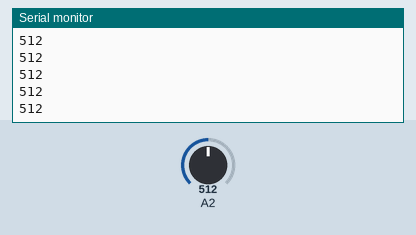
The sketch below on a simulated Arduino Uno, built with avr-gcc and run on an emulated ATmega328P. Shown: the last lines printed to the serial monitor. The inputs (shaded band) are chosen by the test bench; at power-on: A2 = 512.

Above: at 1.2 s.
1.3 s: A2 set to 716
At 1.8 s:
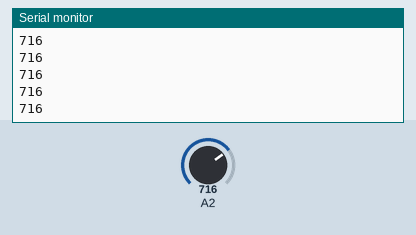
2.8 s: A2 set to 900
At 3.4 s:
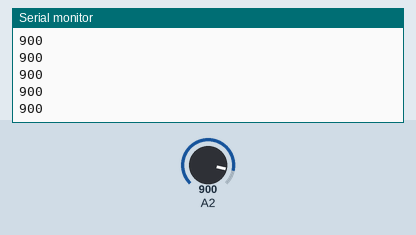
Timing chart, 0 to 5.8 s (numbered marks = the images above; inputs shaded):
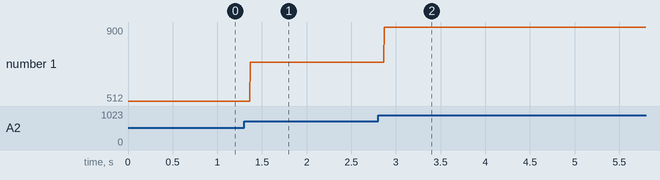

The sketch:

IR_test_analog.ino
```cpp
#define IR1 A0
// #define IR2 3
// #define IR3 4
// #define IR4 5
// #define IR5 6
// #define IR6 7
// #define IR7 8
// #define IR8 9

void setup() {
  pinMode(IR1, INPUT);
  // pinMode(IR2, INPUT);
  // pinMode(IR3, INPUT);
  // pinMode(IR4, INPUT);
  // pinMode(IR5, INPUT);
  // pinMode(IR6, INPUT);
  // pinMode(IR7, INPUT);
  // pinMode(IR8, INPUT);
  Serial.begin(9600);
}

void loop() {
  int r1 = analogRead(2);
  // int r2 = analogRead(3);
  // int r3 = analogRead(4);
  // int r4 = analogRead(5);
  // int r5 = analogRead(6);
  // int r6 = analogRead(7);
  // int r7 = analogRead(8);
  // int r8 = analogRead(9);

  Serial.println(r1);
  // Serial.println(r2);
  // Serial.println(r3);
  // Serial.println(r4);
  // Serial.println(r5);
  // Serial.println(r6);
  // Serial.println(r7);
  // Serial.println(r8);
}
```

Measured:
- after the input at 1.3 s, the serial monitor: prints a new line after 0.07 s (image 1)
- after the input at 2.8 s, the serial monitor: prints a new line after 0.07 s (image 2)
- plotted number 1: 512 → 716 after the input at 1.3 s, 716 → 900 after the input at 2.8 s
